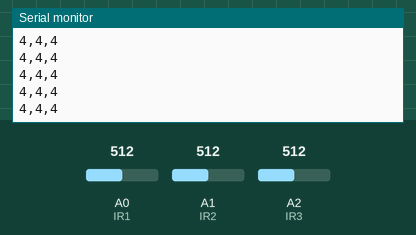
This sketch was run on a simulated Arduino Uno, built with avr-gcc and run on an emulated ATmega328P. On the bench: the last lines printed to the serial monitor. The inputs (shaded band) are chosen by the test bench; at power-on: A0 (IR1) = 512, A1 (IR2) = 512, A2 (IR3) = 512.

Above: at 1.2 s.
1.3 s: A0 (IR1) set to 270
At 1.8 s:
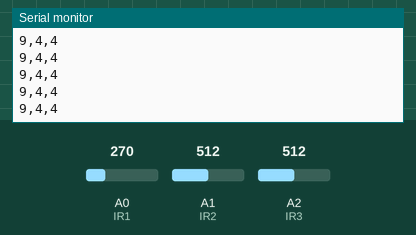
2.8 s: A0 (IR1) set to 244
At 3.5 s:
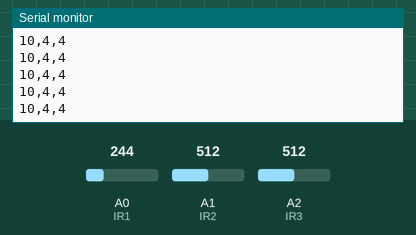
Timing chart, 0 to 5.8 s (numbered marks = the images above; inputs shaded):
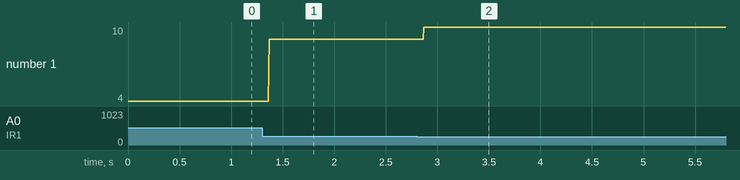

The sketch:

readIR.ino
```cpp
/*
 * Sketch to read the distance sensors
 * Returns a string with the following format:
 * "[IR1_value], [IR2_value], [IR3_value]"
 *
 * Author: Martina Freiholtz
 *
 * Sources used:
 * https://www.arduino.cc/en/Reference/Wire
 * https://www.arduino.cc/en/Tutorial/ReadAnalogVoltage
 */


#define IR1 A0 //IR pin
#define IR2 A1 //IR pin
#define IR3 A2 //IR pin

void setup() {
  Serial.begin(9600);
}

void loop() {
  String values = readSensors();
  Serial.println(values);
}

/*
 * Reads the sensors and returns a netstring, using helper functions.
 */
String readSensors(){
  int inred1 = voltageToCm(analogRead(IR1));  //Read IR sensors
  int inred2 = voltageToCm(analogRead(IR2));
  int inred3 = voltageToCm(analogRead(IR3));

  String valueString = setString(inred1, inred2, inred3); //Create string containing the sensor values as ints

  return valueString;
}


/*
 * Takes 3 integer values and separate them with spaces in a string
 */
String setString(int i_1, int i_2, int i_3){
  String s1 = String(i_1);
  String s2 = String(i_2);
  String s3 = String(i_3);


  String valueS = s1 + "," + s2 + "," + s3;
  return valueS;
}


/*
 * Takes the voltage respresenation read from an analog port, transforms it into
 * voltages, and calculates and returns the distance in cm
 */
int voltageToCm(int voltrep){
  //The value returned from analogRead() is a value between 0 and 1023, representing 0-5 volts
  float voltage = voltrep * (5.0 / 1023.0);
  //Convert voltage to cm by applying the formula derived from the cm-voltage scatterplot in data sheet of the sensor
  float value = 12.5 / voltage;
  //Cast the resulting float as an int
  int i = (int) value;
  //If the value is above the reliable range, return -1
  if (value > 45) return -1;
  //Otherwise, return the resulting value
  return i;
}
```

Measured:
- after the input at 1.3 s, the serial monitor: prints a new line after 0.07 s (image 1)
- after the input at 2.8 s, the serial monitor: prints a new line after 0.07 s (image 2)
- plotted number 1: 4 → 9 after the input at 1.3 s, 9 → 10 after the input at 2.8 s
